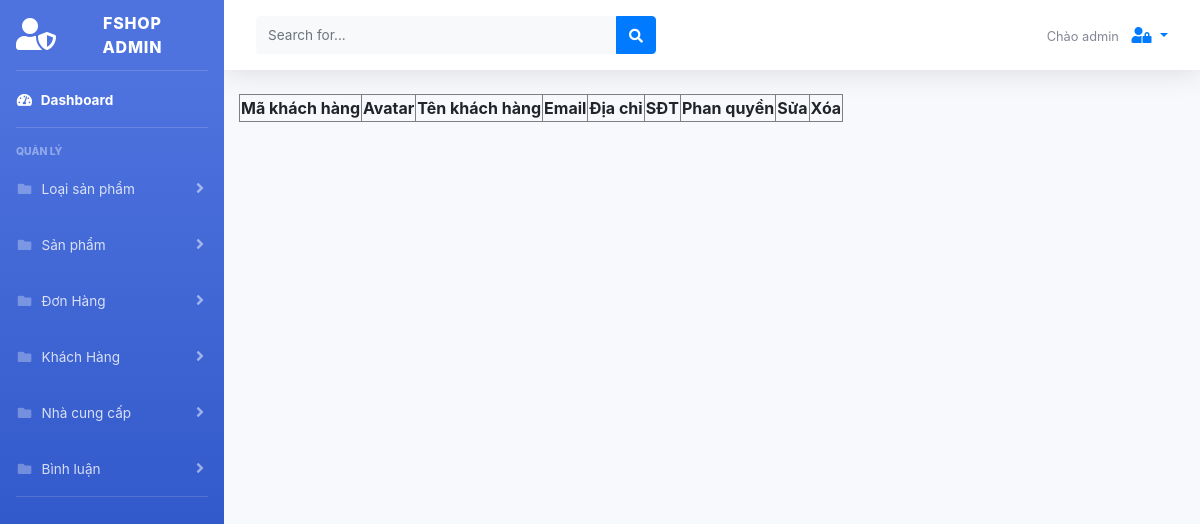
The app's page /admin/index.php?ctrl=user, older data.
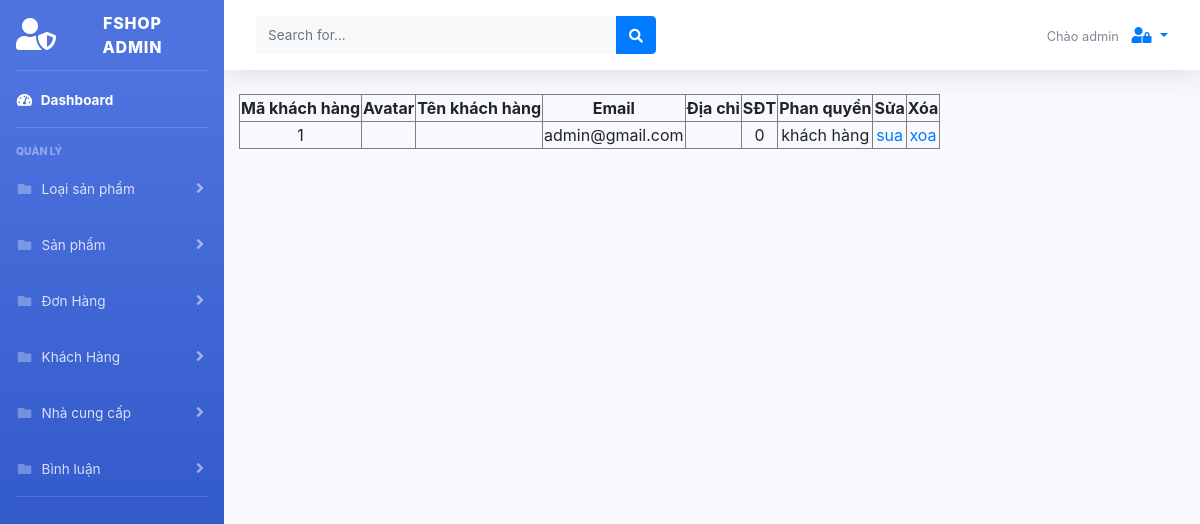
The same page, newer data.
### tables this page shows
CREATE TABLE `khachhang` (
  `ma_kh` int(11) NOT NULL,
  `mat_khau` varchar(50) NOT NULL,
  `ho_ten` varchar(20) NOT NULL,
  `email` varchar(50) NOT NULL,
  `dia_chi` varchar(200) NOT NULL,
  `anh_daidien` varchar(100) NOT NULL,
  `so_dt` int(11) NOT NULL,
  `phan_quyen` tinyint(1) NOT NULL,
  `trang_thai` tinyint(1) NOT NULL
);

### site/model/database.php (called while the page is built, shortened)
<?php
    function getConnection(){
        $host= 'localhost';
        $dbname= 'du_an_1';
        $username='root';
        $password='';
        $options= array(PDO::MYSQL_ATTR_INIT_COMMAND => "SET NAMES utf8",
        PDO::ATTR_ERRMODE => PDO::ERRMODE_EXCEPTION);
        $DBH= new PDO('mysql:host='.$host.';dbname='.$dbname,$username, $password, $options);
        return $DBH;
    }
    function query($sql){
        $connect= getConnection();
        $result=$connect->query($sql);
        return $result;
    }
?>

### admin/model/user.php (called while the page is built, shortened)
<?php
	include '../site/model/database.php';
	function getShowUser(){
		$sql="select*from khachhang";
		return query($sql);
	}
 ?>

### admin/view/user/showAccount.php (the view)
<table border="1" style="text-align: center;">
	<tr>
		<th>Mã khách hàng</th>
		<th>Avatar</th>
		<th>Tên khách hàng</th>
		<th>Email</th>
		<th>Địa chỉ</th>
		<th>SĐT</th>
		<th>Phan quyền</th>
		<th>Sửa</th>
		<th>Xóa</th>
	</tr>
	<?php
		foreach ($users as $key) {
			echo'
			<tr>
				<td>'.$key['ma_kh'].'</td>
				<td>'.$key['anh_daidien'].'</td>
				<td>'.$key['ho_ten'].'</td>
				<td>'.$key['email'].'</td>
				<td>'.$key['dia_chi'].'</td>
				<td>'.$key['so_dt'].'</td>
				<td>'.(($key['phan_quyen']=='0')?'khách hàng':'admin').'</td>
				<td><a href="index.php?ctrl=user&act=edit&email='.$key['email'].'">sua</a></td>
				<td><a href="index.php?ctrl=user&act=delete&email='.$key['email'].'">xoa</a></td>
			</tr>
			';
		}
	?>
</table>

Row changes from the older to the newer data that the page shows:
added khachhang: ma_kh "1", email "admin@gmail.com", so_dt "0", phan_quyen "khách hàng"
